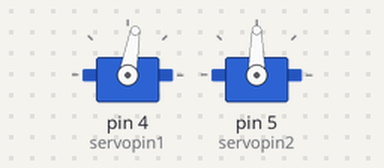
Simulated run of this sketch. Board: Arduino Uno, built with avr-gcc and run on an emulated ATmega328P. Shown: 2 × servo.

Above: at 0.05 s.
At 1.5 s:
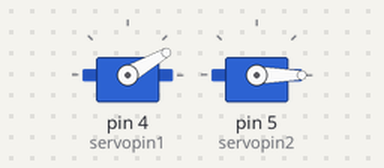
At 3.0 s:
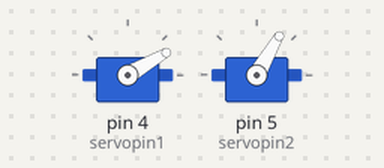
Timing chart, 0 to 6.9 s (numbered marks = the images above):
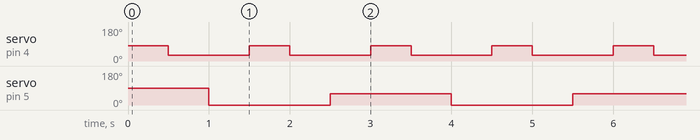

Measured:
- by itself, servo on pin 4 (servopin1): alternates 80° for 0.50 s and 30° for 1.0 s
- by itself, servo on pin 5 (servopin2): alternates 60° for 1.5 s and 0° for 1.5 s

The sketch:

ServoMotorEye.ino
```cpp
#include<Servo.h>

Servo servo1, servo2;
int servopin1 = 4, servopin2 = 5;
void setup() {

  servo1.attach(servopin1);
  servo2.attach(servopin2);
  // put your setup code here, to run once:

}

void loop() {
  servo1.write(80);
  delay(500);
  servo1.write(30);
  delay(500);
  servo2.write(0);
  delay(500);
  servo1.write(80);
  delay(500);
  servo1.write(30);
  delay(500);
  servo2.write(60);
  delay(500);
  // put your main code here, to run repeatedly:

}
```
